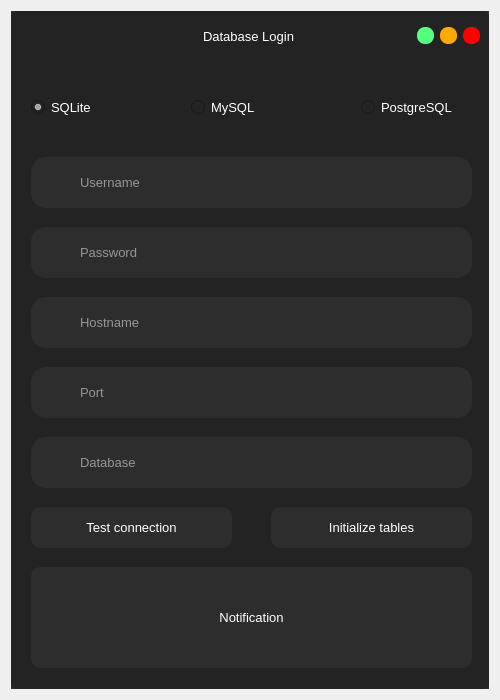
<?xml version="1.0" encoding="UTF-8"?>
<ui version="4.0">
 <class>Database</class>
 <widget class="QDialog" name="Database">
  <property name="geometry">
   <rect>
    <x>0</x>
    <y>0</y>
    <width>500</width>
    <height>700</height>
   </rect>
  </property>
  <property name="minimumSize">
   <size>
    <width>500</width>
    <height>700</height>
   </size>
  </property>
  <property name="maximumSize">
   <size>
    <width>500</width>
    <height>700</height>
   </size>
  </property>
  <property name="windowTitle">
   <string>Dialog</string>
  </property>
  <layout class="QVBoxLayout" name="verticalLayout">
   <item>
    <widget class="QFrame" name="frame">
     <property name="styleSheet">
      <string notr="true">background-color: rgb(45, 45, 45);</string>
     </property>
     <property name="frameShape">
      <enum>QFrame::NoFrame</enum>
     </property>
     <property name="frameShadow">
      <enum>QFrame::Raised</enum>
     </property>
     <layout class="QVBoxLayout" name="verticalLayout_4">
      <property name="spacing">
       <number>0</number>
      </property>
      <property name="leftMargin">
       <number>0</number>
      </property>
      <property name="topMargin">
       <number>0</number>
      </property>
      <property name="rightMargin">
       <number>0</number>
      </property>
      <property name="bottomMargin">
       <number>0</number>
      </property>
      <item>
       <widget class="QFrame" name="frame_2">
        <property name="styleSheet">
         <string notr="true">QFrame{
	background-color: rgb(35, 35, 35);
	border-radius:5px;
}</string>
        </property>
        <property name="frameShape">
         <enum>QFrame::NoFrame</enum>
        </property>
        <property name="frameShadow">
         <enum>QFrame::Raised</enum>
        </property>
        <layout class="QVBoxLayout" name="verticalLayout_2">
         <property name="leftMargin">
          <number>0</number>
         </property>
         <property name="topMargin">
          <number>0</number>
         </property>
         <property name="rightMargin">
          <number>0</number>
         </property>
         <property name="bottomMargin">
          <number>0</number>
         </property>
         <item>
          <widget class="QFrame" name="frame_3">
           <property name="minimumSize">
            <size>
             <width>0</width>
             <height>40</height>
            </size>
           </property>
           <property name="maximumSize">
            <size>
             <width>16777215</width>
             <height>30</height>
            </size>
           </property>
           <property name="frameShape">
            <enum>QFrame::NoFrame</enum>
           </property>
           <property name="frameShadow">
            <enum>QFrame::Raised</enum>
           </property>
           <layout class="QHBoxLayout" name="horizontalLayout">
            <property name="topMargin">
             <number>0</number>
            </property>
            <property name="bottomMargin">
             <number>0</number>
            </property>
            <item>
             <widget class="QLabel" name="label">
              <property name="minimumSize">
               <size>
                <width>60</width>
                <height>0</height>
               </size>
              </property>
              <property name="maximumSize">
               <size>
                <width>60</width>
                <height>16777215</height>
               </size>
              </property>
              <property name="text">
               <string/>
              </property>
              <property name="pixmap">
               <pixmap resource="../resource/asset.qrc">:/icons/asset/database.svg</pixmap>
              </property>
             </widget>
            </item>
            <item>
             <widget class="QLabel" name="label_2">
              <property name="font">
               <font>
                <family>Arial</family>
                <pointsize>10</pointsize>
               </font>
              </property>
              <property name="styleSheet">
               <string notr="true">QLabel{
	color: rgb(255, 255, 255);
}</string>
              </property>
              <property name="text">
               <string>Database Login</string>
              </property>
              <property name="alignment">
               <set>Qt::AlignCenter</set>
              </property>
             </widget>
            </item>
            <item>
             <widget class="QPushButton" name="btn_minimize">
              <property name="minimumSize">
               <size>
                <width>16</width>
                <height>16</height>
               </size>
              </property>
              <property name="maximumSize">
               <size>
                <width>17</width>
                <height>17</height>
               </size>
              </property>
              <property name="styleSheet">
               <string notr="true">QPushButton{
	background-color: rgb(85, 255, 127);
	border:none;
	border-radius: 8px;
}

QPushButton:hover{	
	background-color: rgba(85, 255, 127,150);
	
}</string>
              </property>
              <property name="text">
               <string/>
              </property>
             </widget>
            </item>
            <item>
             <widget class="QPushButton" name="btn_maximize">
              <property name="minimumSize">
               <size>
                <width>16</width>
                <height>16</height>
               </size>
              </property>
              <property name="maximumSize">
               <size>
                <width>17</width>
                <height>17</height>
               </size>
              </property>
              <property name="styleSheet">
               <string notr="true">QPushButton{
	
	background-color: rgb(255, 170, 0);
	border:none;
	border-radius: 8px;
}

QPushButton:hover{	
	background-color: rgba(255, 170, 0,150);
	
}</string>
              </property>
              <property name="text">
               <string/>
              </property>
             </widget>
            </item>
            <item>
             <widget class="QPushButton" name="btn_close">
              <property name="minimumSize">
               <size>
                <width>16</width>
                <height>16</height>
               </size>
              </property>
              <property name="maximumSize">
               <size>
                <width>17</width>
                <height>17</height>
               </size>
              </property>
              <property name="styleSheet">
               <string notr="true">QPushButton{
	background-color: rgb(255, 0, 0);
	border:none;
	border-radius: 8px;
}

QPushButton:hover{	
	background-color: rgba(255, 0, 0,150);
	
}</string>
              </property>
              <property name="text">
               <string/>
              </property>
             </widget>
            </item>
           </layout>
          </widget>
         </item>
         <item>
          <widget class="QFrame" name="frame_4">
           <property name="frameShape">
            <enum>QFrame::NoFrame</enum>
           </property>
           <property name="frameShadow">
            <enum>QFrame::Raised</enum>
           </property>
           <widget class="QLineEdit" name="username">
            <property name="geometry">
             <rect>
              <x>20</x>
              <y>100</y>
              <width>441</width>
              <height>51</height>
             </rect>
            </property>
            <property name="font">
             <font>
              <pointsize>10</pointsize>
             </font>
            </property>
            <property name="tabletTracking">
             <bool>true</bool>
            </property>
            <property name="styleSheet">
             <string notr="true">QLineEdit{
	color: rgb(255, 255, 255);
	border: 2px solid  rgb(45, 45, 45);
	border-radius:15px;
	padding-left: 45px;
}

QLineEdit:hover{
	border:2px solid rgb(35, 35, 35);
}

QLineEdit:focus{
	border:2px solid rgb(255, 255, 255);
}</string>
            </property>
            <property name="placeholderText">
             <string>Username</string>
            </property>
            <property name="clearButtonEnabled">
             <bool>true</bool>
            </property>
           </widget>
           <widget class="QLabel" name="label_36">
            <property name="geometry">
             <rect>
              <x>30</x>
              <y>110</y>
              <width>31</width>
              <height>31</height>
             </rect>
            </property>
            <property name="styleSheet">
             <string notr="true">background-color: rgb(45, 45, 45);</string>
            </property>
            <property name="text">
             <string/>
            </property>
            <property name="pixmap">
             <pixmap resource="../resource/asset.qrc">:/icons/asset/user.svg</pixmap>
            </property>
           </widget>
           <widget class="QLineEdit" name="password">
            <property name="geometry">
             <rect>
              <x>20</x>
              <y>170</y>
              <width>441</width>
              <height>51</height>
             </rect>
            </property>
            <property name="font">
             <font>
              <pointsize>10</pointsize>
             </font>
            </property>
            <property name="tabletTracking">
             <bool>true</bool>
            </property>
            <property name="styleSheet">
             <string notr="true">QLineEdit{
	color: rgb(255, 255, 255);
	border: 2px solid  rgb(45, 45, 45);
	border-radius:15px;
	padding-left: 45px;
}

QLineEdit:hover{
	border:2px solid rgb(35, 35, 35);
}

QLineEdit:focus{
	border:2px solid rgb(255, 255, 255);
}</string>
            </property>
            <property name="echoMode">
             <enum>QLineEdit::PasswordEchoOnEdit</enum>
            </property>
            <property name="placeholderText">
             <string>Password</string>
            </property>
            <property name="clearButtonEnabled">
             <bool>true</bool>
            </property>
           </widget>
           <widget class="QLabel" name="label_37">
            <property name="geometry">
             <rect>
              <x>30</x>
              <y>180</y>
              <width>31</width>
              <height>31</height>
             </rect>
            </property>
            <property name="styleSheet">
             <string notr="true">background-color: rgb(45, 45, 45);</string>
            </property>
            <property name="text">
             <string/>
            </property>
            <property name="pixmap">
             <pixmap resource="../resource/asset.qrc">:/icons/asset/lock.svg</pixmap>
            </property>
           </widget>
           <widget class="QLineEdit" name="hostname">
            <property name="geometry">
             <rect>
              <x>20</x>
              <y>240</y>
              <width>441</width>
              <height>51</height>
             </rect>
            </property>
            <property name="font">
             <font>
              <pointsize>10</pointsize>
             </font>
            </property>
            <property name="tabletTracking">
             <bool>true</bool>
            </property>
            <property name="styleSheet">
             <string notr="true">QLineEdit{
	color: rgb(255, 255, 255);
	border: 2px solid  rgb(45, 45, 45);
	border-radius:15px;
	padding-left: 45px;
}

QLineEdit:hover{
	border:2px solid rgb(35, 35, 35);
}

QLineEdit:focus{
	border:2px solid rgb(255, 255, 255);
}</string>
            </property>
            <property name="placeholderText">
             <string>Hostname</string>
            </property>
            <property name="clearButtonEnabled">
             <bool>true</bool>
            </property>
           </widget>
           <widget class="QLabel" name="label_38">
            <property name="geometry">
             <rect>
              <x>30</x>
              <y>250</y>
              <width>31</width>
              <height>31</height>
             </rect>
            </property>
            <property name="styleSheet">
             <string notr="true">background-color: rgb(45, 45, 45);</string>
            </property>
            <property name="text">
             <string/>
            </property>
            <property name="pixmap">
             <pixmap resource="../resource/asset.qrc">:/icons/asset/external-link.svg</pixmap>
            </property>
           </widget>
           <widget class="QLineEdit" name="database_name">
            <property name="geometry">
             <rect>
              <x>20</x>
              <y>380</y>
              <width>441</width>
              <height>51</height>
             </rect>
            </property>
            <property name="font">
             <font>
              <pointsize>10</pointsize>
             </font>
            </property>
            <property name="tabletTracking">
             <bool>true</bool>
            </property>
            <property name="styleSheet">
             <string notr="true">QLineEdit{
	color: rgb(255, 255, 255);
	border: 2px solid  rgb(45, 45, 45);
	border-radius:15px;
	padding-left: 45px;
}

QLineEdit:hover{
	border:2px solid rgb(35, 35, 35);
}

QLineEdit:focus{
	border:2px solid rgb(255, 255, 255);
}</string>
            </property>
            <property name="placeholderText">
             <string>Database</string>
            </property>
            <property name="clearButtonEnabled">
             <bool>true</bool>
            </property>
           </widget>
           <widget class="QLabel" name="label_39">
            <property name="geometry">
             <rect>
              <x>30</x>
              <y>390</y>
              <width>31</width>
              <height>31</height>
             </rect>
            </property>
            <property name="styleSheet">
             <string notr="true">background-color: rgb(45, 45, 45);</string>
            </property>
            <property name="text">
             <string/>
            </property>
            <property name="pixmap">
             <pixmap resource="../resource/asset.qrc">:/icons/asset/database.svg</pixmap>
            </property>
           </widget>
           <widget class="QPushButton" name="btn_connect_test">
            <property name="geometry">
             <rect>
              <x>20</x>
              <y>450</y>
              <width>201</width>
              <height>41</height>
             </rect>
            </property>
            <property name="font">
             <font>
              <pointsize>10</pointsize>
             </font>
            </property>
            <property name="styleSheet">
             <string notr="true">QPushButton{
	color: rgb(255, 255, 255);
	background-color: rgb(45, 45, 45);
	border:none;
	border-radius: 10px;
}

QPushButton:hover{
	border-radius: 20px;
}

QPushButton:pressed{
	border: 2px solid rgb(255,255,255);	
}</string>
            </property>
            <property name="text">
             <string>Test connection</string>
            </property>
            <property name="icon">
             <iconset resource="../resource/asset.qrc">
              <normaloff>:/icons/asset/link-2.svg</normaloff>:/icons/asset/link-2.svg</iconset>
            </property>
            <property name="iconSize">
             <size>
              <width>30</width>
              <height>30</height>
             </size>
            </property>
            <property name="flat">
             <bool>true</bool>
            </property>
           </widget>
           <widget class="QPushButton" name="btn_connect">
            <property name="geometry">
             <rect>
              <x>260</x>
              <y>450</y>
              <width>201</width>
              <height>41</height>
             </rect>
            </property>
            <property name="font">
             <font>
              <pointsize>10</pointsize>
             </font>
            </property>
            <property name="styleSheet">
             <string notr="true">QPushButton{
	color: rgb(255, 255, 255);
	background-color: rgb(45, 45, 45);
	border:none;
	border-radius: 10px;
}

QPushButton:hover{
	border-radius: 20px;
}

QPushButton:pressed{
	border: 2px solid rgb(255,255,255);	
}</string>
            </property>
            <property name="text">
             <string>Initialize tables</string>
            </property>
            <property name="icon">
             <iconset resource="../resource/asset.qrc">
              <normaloff>:/icons/asset/table.svg</normaloff>:/icons/asset/table.svg</iconset>
            </property>
            <property name="iconSize">
             <size>
              <width>30</width>
              <height>30</height>
             </size>
            </property>
            <property name="flat">
             <bool>true</bool>
            </property>
           </widget>
           <widget class="QLabel" name="label_notification">
            <property name="geometry">
             <rect>
              <x>20</x>
              <y>510</y>
              <width>441</width>
              <height>101</height>
             </rect>
            </property>
            <property name="font">
             <font>
              <family>MS Shell Dlg 2</family>
              <pointsize>10</pointsize>
              <weight>50</weight>
              <bold>false</bold>
             </font>
            </property>
            <property name="styleSheet">
             <string notr="true">QLabel{
	color: rgb(255, 255, 255);
	background-color: rgb(45, 45, 45);
	border-radius: 10px;
}</string>
            </property>
            <property name="text">
             <string>Notification</string>
            </property>
            <property name="alignment">
             <set>Qt::AlignCenter</set>
            </property>
            <property name="wordWrap">
             <bool>true</bool>
            </property>
           </widget>
           <widget class="QLineEdit" name="port">
            <property name="geometry">
             <rect>
              <x>20</x>
              <y>310</y>
              <width>441</width>
              <height>51</height>
             </rect>
            </property>
            <property name="font">
             <font>
              <pointsize>10</pointsize>
             </font>
            </property>
            <property name="tabletTracking">
             <bool>true</bool>
            </property>
            <property name="styleSheet">
             <string notr="true">QLineEdit{
	color: rgb(255, 255, 255);
	border: 2px solid  rgb(45, 45, 45);
	border-radius:15px;
	padding-left: 45px;
}

QLineEdit:hover{
	border:2px solid rgb(35, 35, 35);
}

QLineEdit:focus{
	border:2px solid rgb(255, 255, 255);
}</string>
            </property>
            <property name="placeholderText">
             <string>Port</string>
            </property>
            <property name="clearButtonEnabled">
             <bool>true</bool>
            </property>
           </widget>
           <widget class="QLabel" name="label_40">
            <property name="geometry">
             <rect>
              <x>30</x>
              <y>320</y>
              <width>31</width>
              <height>31</height>
             </rect>
            </property>
            <property name="styleSheet">
             <string notr="true">background-color: rgb(45, 45, 45);</string>
            </property>
            <property name="text">
             <string/>
            </property>
            <property name="pixmap">
             <pixmap resource="../resource/asset.qrc">:/icons/asset/power.svg</pixmap>
            </property>
           </widget>
           <widget class="QRadioButton" name="sqlite">
            <property name="geometry">
             <rect>
              <x>20</x>
              <y>40</y>
              <width>95</width>
              <height>20</height>
             </rect>
            </property>
            <property name="font">
             <font>
              <pointsize>10</pointsize>
             </font>
            </property>
            <property name="styleSheet">
             <string notr="true">QRadioButton{
	color: rgb(255, 255, 255);
	background-color:rgb(35,35,35)
}</string>
            </property>
            <property name="text">
             <string>SQLite</string>
            </property>
            <property name="checked">
             <bool>true</bool>
            </property>
           </widget>
           <widget class="QRadioButton" name="mysql">
            <property name="geometry">
             <rect>
              <x>180</x>
              <y>40</y>
              <width>95</width>
              <height>20</height>
             </rect>
            </property>
            <property name="font">
             <font>
              <pointsize>10</pointsize>
             </font>
            </property>
            <property name="styleSheet">
             <string notr="true">QRadioButton{
	color: rgb(255, 255, 255);
	background-color:rgb(35,35,35)
}</string>
            </property>
            <property name="text">
             <string>MySQL</string>
            </property>
           </widget>
           <widget class="QRadioButton" name="postgresql">
            <property name="geometry">
             <rect>
              <x>350</x>
              <y>40</y>
              <width>111</width>
              <height>20</height>
             </rect>
            </property>
            <property name="font">
             <font>
              <pointsize>10</pointsize>
             </font>
            </property>
            <property name="styleSheet">
             <string notr="true">QRadioButton{
	color: rgb(255, 255, 255);
	background-color:rgb(35,35,35)
}</string>
            </property>
            <property name="text">
             <string>PostgreSQL</string>
            </property>
           </widget>
          </widget>
         </item>
        </layout>
       </widget>
      </item>
     </layout>
    </widget>
   </item>
  </layout>
 </widget>
 <resources>
  <include location="../resource/asset.qrc"/>
 </resources>
 <connections/>
</ui>
